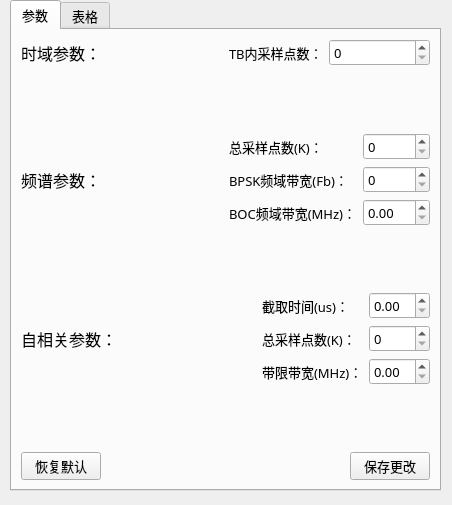
<?xml version="1.0" encoding="UTF-8"?>
<ui version="4.0">
 <class>paraWindow</class>
 <widget class="QWidget" name="paraWindow">
  <property name="geometry">
   <rect>
    <x>0</x>
    <y>0</y>
    <width>452</width>
    <height>505</height>
   </rect>
  </property>
  <property name="font">
   <font>
    <family>Adobe 楷体 Std R</family>
   </font>
  </property>
  <property name="windowTitle">
   <string>Form</string>
  </property>
  <widget class="QWidget" name="layoutWidget">
   <property name="geometry">
    <rect>
     <x>10</x>
     <y>0</y>
     <width>431</width>
     <height>491</height>
    </rect>
   </property>
   <layout class="QVBoxLayout" name="verticalLayout_2">
    <item>
     <layout class="QHBoxLayout" name="horizontalLayout">
      <item>
       <widget class="QTabWidget" name="tabWidget">
        <property name="font">
         <font>
          <family>Adobe 楷体 Std R</family>
          <pointsize>10</pointsize>
         </font>
        </property>
        <property name="currentIndex">
         <number>0</number>
        </property>
        <widget class="QWidget" name="paraTab">
         <attribute name="title">
          <string>参数</string>
         </attribute>
         <layout class="QVBoxLayout" name="verticalLayout">
          <item>
           <layout class="QHBoxLayout" name="horizontalLayout_2">
            <item>
             <widget class="QLabel" name="timeLabel">
              <property name="font">
               <font>
                <pointsize>12</pointsize>
               </font>
              </property>
              <property name="text">
               <string>时域参数：</string>
              </property>
             </widget>
            </item>
            <item>
             <layout class="QFormLayout" name="formLayout">
              <item row="0" column="0">
               <widget class="QLabel" name="TBTimeSamNumLabel">
                <property name="text">
                 <string>TB内采样点数：</string>
                </property>
               </widget>
              </item>
              <item row="0" column="1">
               <widget class="QSpinBox" name="TBTimeSamNumSpinBox"/>
              </item>
             </layout>
            </item>
           </layout>
          </item>
          <item>
           <spacer name="verticalSpacer_2">
            <property name="orientation">
             <enum>Qt::Vertical</enum>
            </property>
            <property name="sizeHint" stdset="0">
             <size>
              <width>20</width>
              <height>40</height>
             </size>
            </property>
           </spacer>
          </item>
          <item>
           <layout class="QHBoxLayout" name="horizontalLayout_3">
            <item>
             <widget class="QLabel" name="freqLabel">
              <property name="font">
               <font>
                <pointsize>12</pointsize>
               </font>
              </property>
              <property name="text">
               <string>频谱参数：</string>
              </property>
             </widget>
            </item>
            <item>
             <layout class="QFormLayout" name="formLayout_2">
              <item row="0" column="0">
               <widget class="QLabel" name="freqSamNumLabel">
                <property name="text">
                 <string>总采样点数(K)：</string>
                </property>
               </widget>
              </item>
              <item row="0" column="1">
               <widget class="QSpinBox" name="freqSamNumSpinBox"/>
              </item>
              <item row="1" column="1">
               <widget class="QSpinBox" name="BPSKfreqBandSpinBox"/>
              </item>
              <item row="1" column="0">
               <widget class="QLabel" name="BPSKfreqBandLabel">
                <property name="text">
                 <string>BPSK频域带宽(Fb)：</string>
                </property>
               </widget>
              </item>
              <item row="2" column="0">
               <widget class="QLabel" name="BOCfreqBandLabel">
                <property name="text">
                 <string>BOC频域带宽(MHz)：</string>
                </property>
               </widget>
              </item>
              <item row="2" column="1">
               <widget class="QDoubleSpinBox" name="BOCfreqBandSpinBox"/>
              </item>
             </layout>
            </item>
           </layout>
          </item>
          <item>
           <spacer name="verticalSpacer">
            <property name="orientation">
             <enum>Qt::Vertical</enum>
            </property>
            <property name="sizeHint" stdset="0">
             <size>
              <width>20</width>
              <height>40</height>
             </size>
            </property>
           </spacer>
          </item>
          <item>
           <layout class="QHBoxLayout" name="horizontalLayout_4">
            <item>
             <widget class="QLabel" name="relaLabel">
              <property name="font">
               <font>
                <pointsize>12</pointsize>
               </font>
              </property>
              <property name="text">
               <string>自相关参数：</string>
              </property>
             </widget>
            </item>
            <item>
             <spacer name="horizontalSpacer">
              <property name="orientation">
               <enum>Qt::Horizontal</enum>
              </property>
              <property name="sizeHint" stdset="0">
               <size>
                <width>40</width>
                <height>20</height>
               </size>
              </property>
             </spacer>
            </item>
            <item>
             <layout class="QFormLayout" name="formLayout_3">
              <item row="2" column="0">
               <widget class="QLabel" name="relaTotalTimeLabel">
                <property name="text">
                 <string>截取时间(us)：</string>
                </property>
               </widget>
              </item>
              <item row="2" column="1">
               <widget class="QDoubleSpinBox" name="relaTotalTimeSpinBox"/>
              </item>
              <item row="5" column="0">
               <widget class="QLabel" name="relaTimeSamNumLabel">
                <property name="text">
                 <string>总采样点数(K)：</string>
                </property>
               </widget>
              </item>
              <item row="5" column="1">
               <widget class="QSpinBox" name="relaTimeSamNumSpinBox"/>
              </item>
              <item row="6" column="0">
               <widget class="QLabel" name="rBetaLabel">
                <property name="text">
                 <string>带限带宽(MHz)：</string>
                </property>
               </widget>
              </item>
              <item row="6" column="1">
               <widget class="QDoubleSpinBox" name="rBetaSpinBox">
                <property name="suffix">
                 <string/>
                </property>
               </widget>
              </item>
             </layout>
            </item>
           </layout>
          </item>
          <item>
           <spacer name="verticalSpacer_3">
            <property name="orientation">
             <enum>Qt::Vertical</enum>
            </property>
            <property name="sizeHint" stdset="0">
             <size>
              <width>20</width>
              <height>40</height>
             </size>
            </property>
           </spacer>
          </item>
          <item>
           <layout class="QHBoxLayout" name="horizontalLayout_5">
            <item>
             <widget class="QPushButton" name="recoveryDefaultButton">
              <property name="text">
               <string>恢复默认</string>
              </property>
             </widget>
            </item>
            <item>
             <spacer name="horizontalSpacer_2">
              <property name="orientation">
               <enum>Qt::Horizontal</enum>
              </property>
              <property name="sizeHint" stdset="0">
               <size>
                <width>40</width>
                <height>20</height>
               </size>
              </property>
             </spacer>
            </item>
            <item>
             <widget class="QPushButton" name="saveButton">
              <property name="text">
               <string>保存更改</string>
              </property>
             </widget>
            </item>
           </layout>
          </item>
         </layout>
        </widget>
        <widget class="QWidget" name="tabelTab">
         <attribute name="title">
          <string>表格</string>
         </attribute>
        </widget>
       </widget>
      </item>
     </layout>
    </item>
   </layout>
  </widget>
 </widget>
 <resources/>
 <connections/>
</ui>
